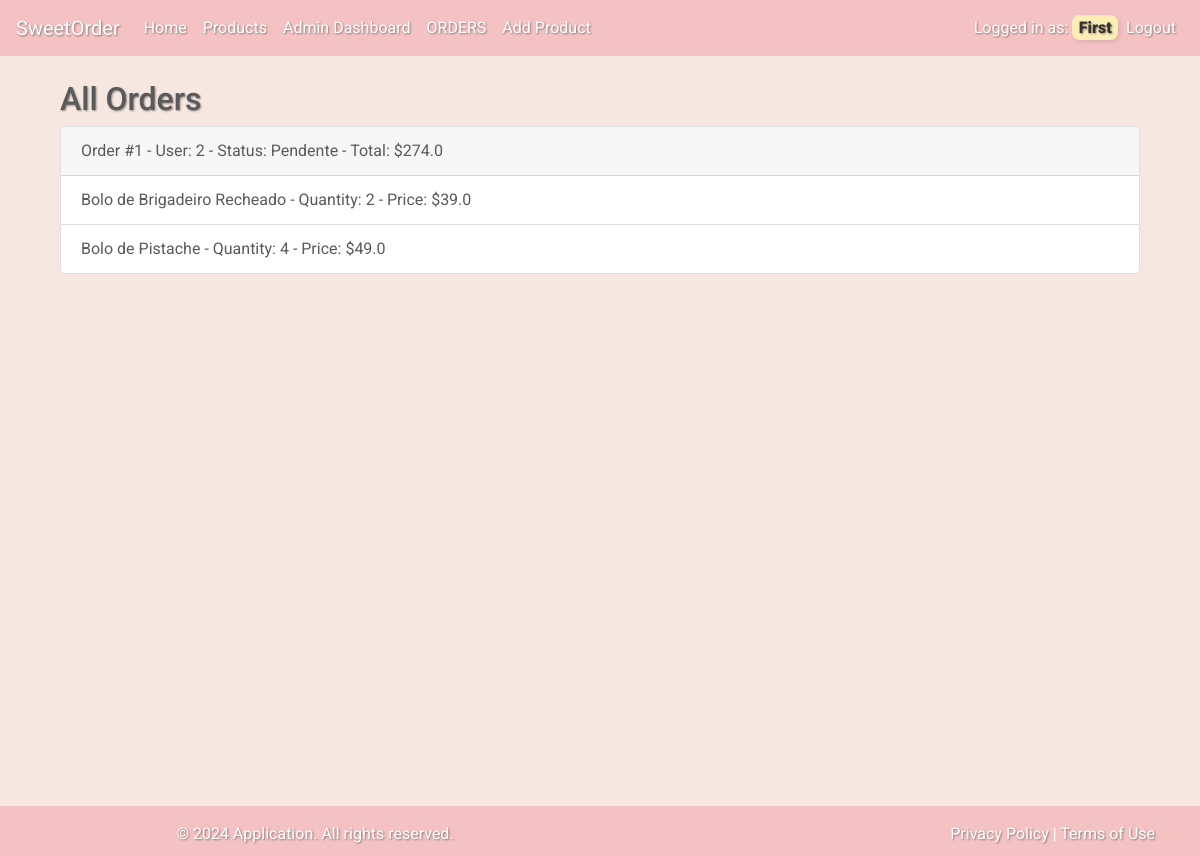
The app's page /admin_orders (signed in), older data.
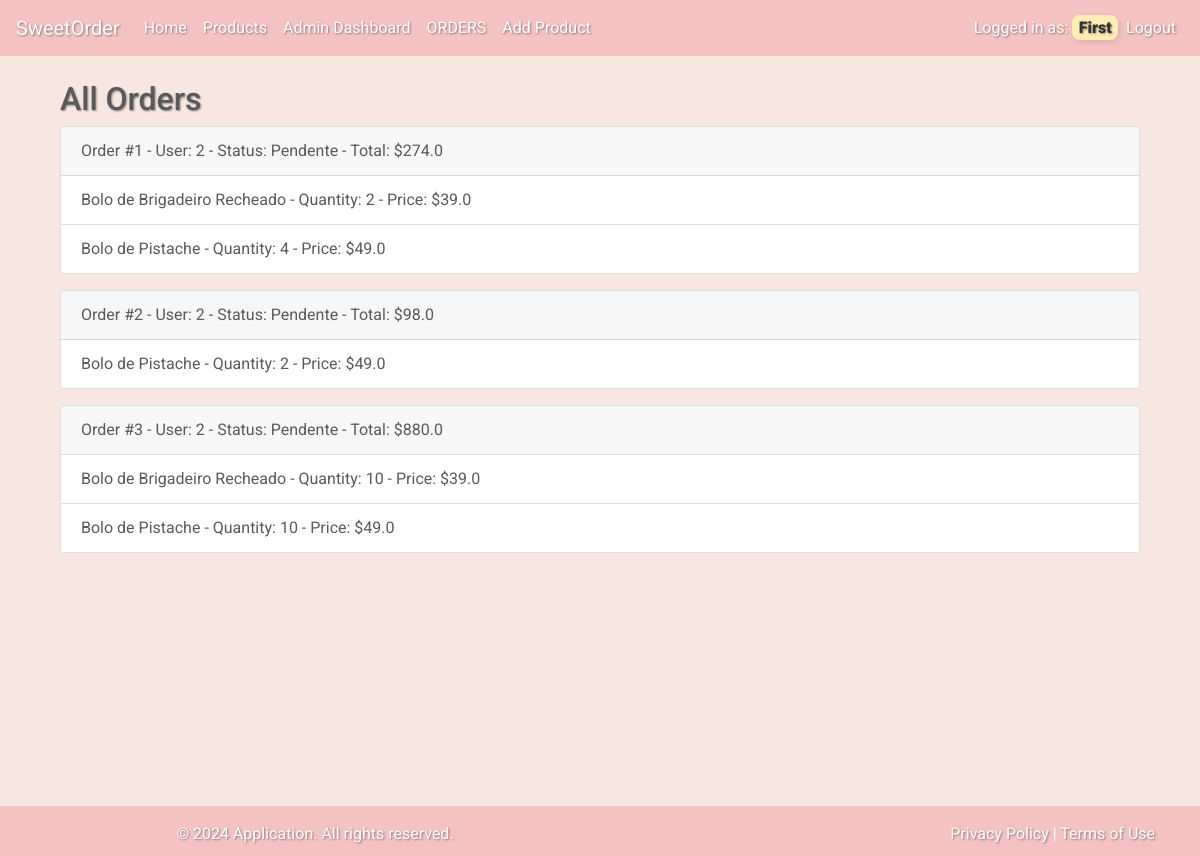
The same page, newer data.
### app/models.py (models this page shows)
class Order(db.Model):
    id = db.Column(db.Integer, primary_key=True)
    user_id = db.Column(db.Integer, db.ForeignKey('user.id'), nullable=False)
    status = db.Column(db.String(20), nullable=False, default='Pending')
    items = db.relationship('OrderItem', backref='order', lazy=True)
    total = db.Column(db.Float, nullable=False)

class OrderItem(db.Model):
    id = db.Column(db.Integer, primary_key=True)
    order_id = db.Column(db.Integer, db.ForeignKey('order.id'), nullable=False)
    product_id = db.Column(db.Integer, db.ForeignKey('product.id'), nullable=False)
    quantity = db.Column(db.Integer, nullable=False)
    product = db.relationship('Product')

class Product(db.Model):
    id = db.Column(db.Integer, primary_key=True)
    name = db.Column(db.String(100), nullable=False)
    description = db.Column(db.String(200), nullable=False)
    price = db.Column(db.Float, nullable=False)
    image = db.Column(db.String(5000), nullable=False)

### app/auth.py (the view)
@auth.route('/admin_orders')
@login_required
def admin_orders():
    if not current_user.admin:
        flash('Admin access required.', category='danger')
        return redirect(url_for('auth.products'))
    orders = Order.query.all()
    return render_template('admin_orders.html', orders=orders)

### app/__init__.py (called while the page is built)
def create_app():
    app = Flask(__name__)
    app.config['SECRET_KEY'] = 'secretkey'
    app.config['SQLALCHEMY_DATABASE_URI'] = f'sqlite:///{DB_NAME}'
    db.init_app(app)
    from .views import views
    from .auth import auth
    app.register_blueprint(views, url_prefix='/')
    app.register_blueprint(auth, url_prefix='/')
    from .models import User, Product, Order
    create_database(app)
    login_manager = LoginManager()
    login_manager.login_view = 'auth.login'
    login_manager.init_app(app)
    @login_manager.user_loader
    def load_user(id):
        return User.query.get(int(id))
    return app

### app/templates/admin_orders.html (shortened to what this page needs)
{% extends "base.html" %}
{% block content %}
<div class="container">
    <h2>All Orders</h2>
    {% for order in orders %}
    <div class="card mb-3">
        <div class="card-header">
            Order #{{ order.id }} - User: {{ order.user_id }} - Status: {{ order.status }} - Total: ${{ order.total }}
        </div>
        <ul class="list-group list-group-flush">
            {% for item in order.items %}
            <li class="list-group-item">
                {{ item.product.name }} - Quantity: {{ item.quantity }} - Price: ${{ item.product.price }}
            </li>
            {% endfor %}
        </ul>
    </div>
    {% endfor %}
</div>
{% endblock %}

Row changes from the older to the newer data that the page shows:
added Order: id "2", user_id "2", status "Pendente", total "98.0"
added OrderItem: product.name "Bolo de Pistache", quantity "2", product.price "49.0"
added Order: id "3", user_id "2", status "Pendente", total "880.0"
added OrderItem: product.name "Bolo de Brigadeiro Recheado", quantity "10", product.price "39.0", shown under "3"
added OrderItem: product.name "Bolo de Pistache", quantity "10", product.price "49.0", shown under "3"
